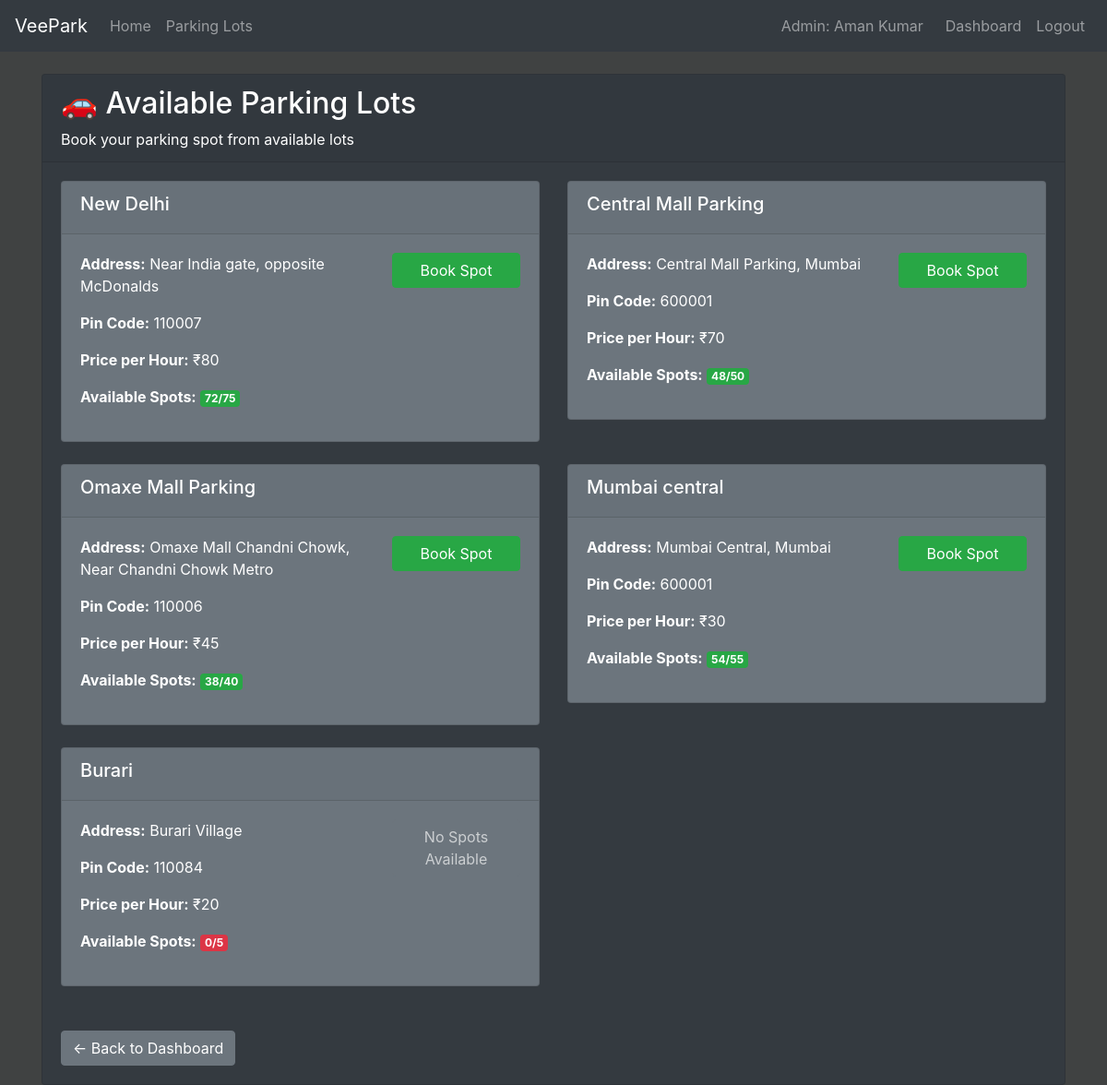
The app's page /parkinglots (signed in), older data.
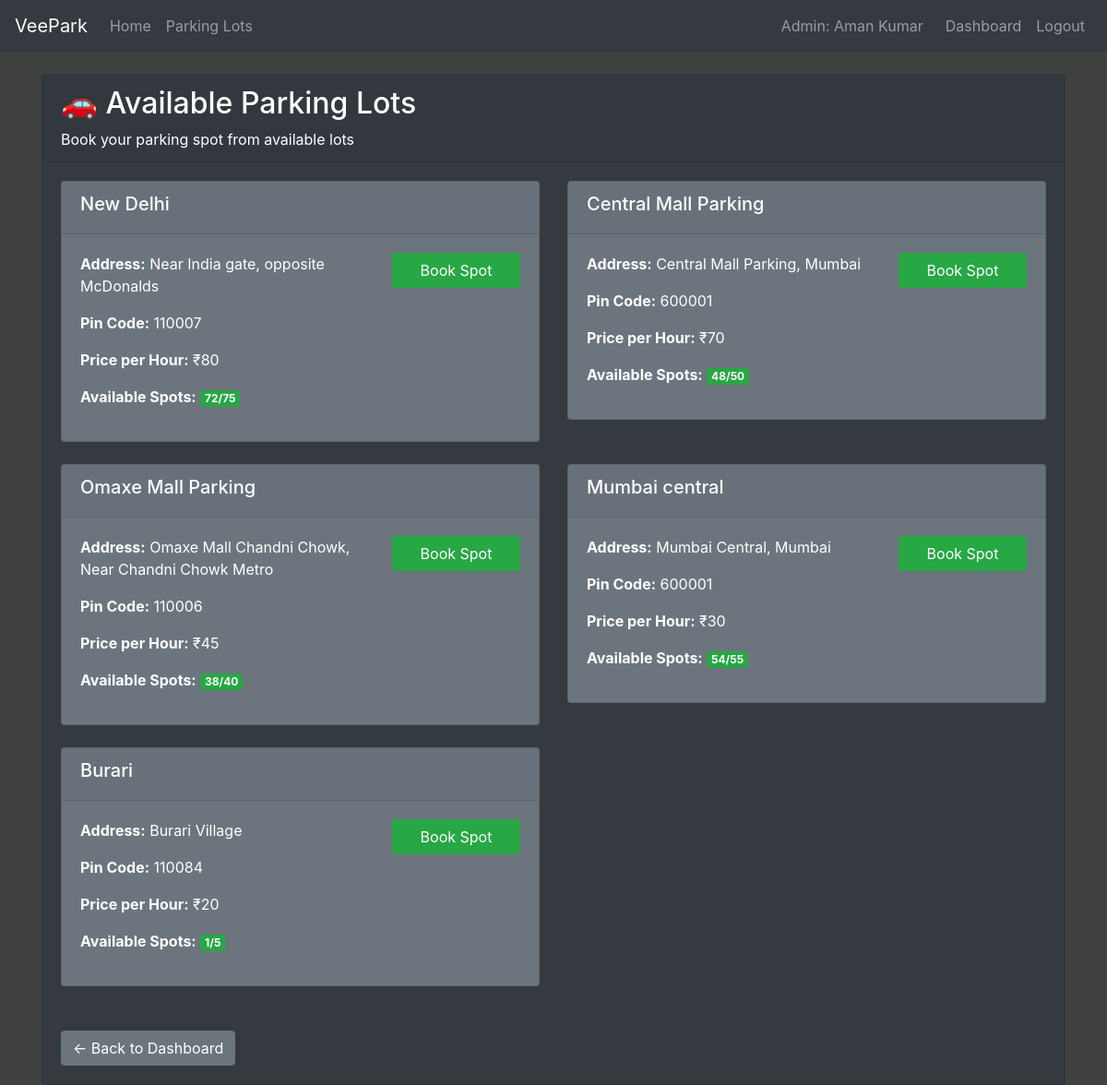
The same page, newer data.
### models/models.py (models this page shows, shortened)
class ParkingLot(db.Model):
    __tablename__ = 'parking_lot'
    id=db.Column(db.Integer(), primary_key=True)
    location = db.Column(db.String(50), nullable=False)
    pincode=db.Column(db.Integer(), nullable=False)
    price=db.Column(db.Integer(), nullable=False)
    maxSpots=db.Column(db.Integer(), nullable=False)
    address=db.Column(db.String(200), nullable=False)
    occupied=db.Column(db.Integer(), default=0)
    parking_spots = db.relationship('ParkingSpot', backref='parking_lot', lazy=True)

### controllers/controllers.py (the view)
@controllers.route('/parkinglots')
def parking_lots():
    if not session.get('user_id'):
        flash('Please login to view parking lots.', 'warning')
        return redirect(url_for('controllers.login'))
    lots = ParkingLot.query.all()
    return render_template('parking_lots.html', lots = lots)

### templates/parking_lots.html (shortened to what this page needs)
{% extends 'index.html' %}
{% block content %}
<div class="container mt-4">
    <div class="row">
        <div class="col-12">
            <div class="card bg-dark text-white">
                <div class="card-header">
                    <h2>🚗 Available Parking Lots</h2>
                    <p class="mb-0">Book your parking spot from available lots</p>
                </div>
                <div class="card-body">
                    {% if lots %}
                        <div class="row">
                            {% for lot in lots %}
                            <div class="col-md-6 mb-4">
                                <div class="card bg-secondary text-white">
                                    <div class="card-header">
                                        <h5>{{ lot.location }}</h5>
                                    </div>
                                    <div class="card-body">
                                        <div class="row">
                                            <div class="col-md-8">
                                                <p><strong>Address:</strong> {{ lot.address }}</p>
                                                <p><strong>Pin Code:</strong> {{ lot.pincode }}</p>
                                                <p><strong>Price per Hour:</strong> ₹{{ lot.price }}</p>
                                                <p><strong>Available Spots:</strong>
                                                    <span class="badge badge-{% if lot.maxSpots - lot.occupied > 0 %}success{% else %}danger{% endif %}">
                                                        {{ lot.maxSpots - lot.occupied }}/{{ lot.maxSpots }}
                                                    </span>
                                                </p>
                                            </div>
                                            <div class="col-md-4">
                                                {% if lot.maxSpots - lot.occupied > 0 %}
                                                    <button type="button" class="btn btn-success btn-block mb-2"
                                                            onclick="showBookingModal({{ lot.id }}, '{{ lot.location }}')">
                                                        Book Spot
                                                    </button>
                                                {% else %}
                                                    <button class="btn btn-secondary btn-block mb-2" disabled>
                                                        No Spots Available
                                                    </button>
                                                {% endif %}
                                            </div>
                                        </div>
                                    </div>
                                </div>
                            </div>
                            {% endfor %}
                        </div>
                    {% else %}
                        <div class="alert alert-info">
                            <h5>No Parking Lots Available</h5>
                            <p>No parking lots are currently available for booking.</p>
                        </div>
                    {% endif %}
                    <div class="mt-4">
                        <a href="{{ url_for('controllers.user_dashboard') }}" class="btn btn-secondary">
                            ← Back to Dashboard
                        </a>
                    </div>
                </div>
            </div>
        </div>
    </div>
</div>
{% endblock %}

Row changes from the older to the newer data that the page shows:
changed ParkingLot "Burari": lot.maxSpots-lot.occupied "0" → "1"; occupied "No Spots Available" → "Book Spot"
